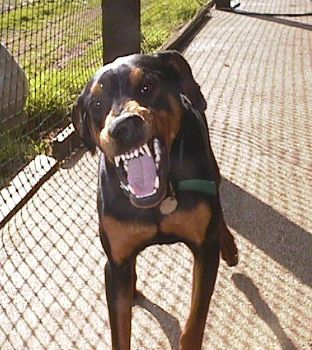
#> input picture SteveAndRodger/baddoberman.jpg, 312 x 350 px; its folder holds 3 pictures in this run
$ python ImageManager.py   (Python 2 division)   (older library calls are emulated)
#> lines starting #> are read from the running program, lines starting #| are printed output that depends on the picture
from PIL import Image
import glob, os

src_dir = raw_input("Source directory: ")
#> the answer given: .
src_ext = ".jpg"
dest_dir = raw_input("Destination directory: ")
#> the answer given: .
base_name = raw_input("Destination base name: ")
#> the answer given: baddoberman.jpg

size = 400, 300
os.chdir(src_dir)

i = 0
for infile in glob.glob("*" + src_ext):
    file,ext = os.path.splitext(infile)
    im = Image.open(infile)
#> im is the input picture: PIL image 312x350 RGB; mean R, G, B 160.1, 145.3, 127.4
    destfilename = "%s_%04d%s" % (base_name, i, src_ext)
    print infile + '...' + destfilename

    destfile = os.path.join(dest_dir, destfilename)
    im.thumbnail(size, Image.ANTIALIAS)
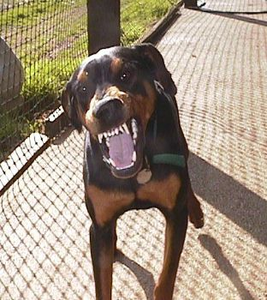
#> im: PIL image 267x300 RGB; mean R, G, B 160, 145.3, 127.4
    im.save(destfile, "JPEG")
    i = i + 1
